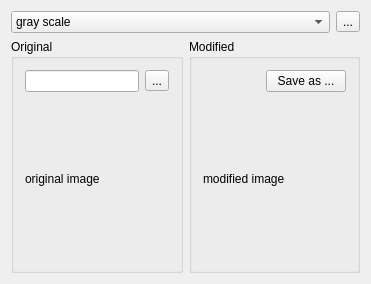
<?xml version="1.0" encoding="UTF-8"?>
<ui version="4.0">
 <class>MainWindow</class>
 <widget class="QMainWindow" name="MainWindow">
  <property name="geometry">
   <rect>
    <x>0</x>
    <y>0</y>
    <width>371</width>
    <height>284</height>
   </rect>
  </property>
  <property name="windowTitle">
   <string>MainWindow</string>
  </property>
  <widget class="QWidget" name="centralWidget">
   <layout class="QVBoxLayout" name="verticalLayout_3" stretch="0,1">
    <item>
     <layout class="QHBoxLayout" name="horizontalLayoutTransformType" stretch="1,0">
      <item>
       <widget class="QComboBox" name="comboBoxTransformType">
        <item>
         <property name="text">
          <string>gray scale</string>
         </property>
        </item>
        <item>
         <property name="text">
          <string>high pass</string>
         </property>
        </item>
        <item>
         <property name="text">
          <string>low pass</string>
         </property>
        </item>
        <item>
         <property name="text">
          <string>paletted</string>
         </property>
        </item>
       </widget>
      </item>
      <item>
       <widget class="QToolButton" name="toolButton">
        <property name="text">
         <string>...</string>
        </property>
       </widget>
      </item>
     </layout>
    </item>
    <item>
     <layout class="QHBoxLayout" name="horizontalLayout_3">
      <item>
       <widget class="QGroupBox" name="groupBox">
        <property name="title">
         <string>Original</string>
        </property>
        <layout class="QVBoxLayout" name="verticalLayout_2" stretch="0,1">
         <item>
          <layout class="QHBoxLayout" name="horizontalLayout_2">
           <item>
            <widget class="QLineEdit" name="lineEditPath"/>
           </item>
           <item>
            <widget class="QToolButton" name="toolButtonOpenImage">
             <property name="text">
              <string>...</string>
             </property>
            </widget>
           </item>
          </layout>
         </item>
         <item>
          <widget class="QLabel" name="labelOriginal">
           <property name="text">
            <string>original image</string>
           </property>
          </widget>
         </item>
        </layout>
       </widget>
      </item>
      <item>
       <widget class="QGroupBox" name="groupBox_2">
        <property name="title">
         <string>Modified</string>
        </property>
        <layout class="QVBoxLayout" name="verticalLayout" stretch="0,1">
         <item>
          <layout class="QHBoxLayout" name="horizontalLayout">
           <item>
            <spacer name="horizontalSpacer">
             <property name="orientation">
              <enum>Qt::Horizontal</enum>
             </property>
             <property name="sizeHint" stdset="0">
              <size>
               <width>40</width>
               <height>20</height>
              </size>
             </property>
            </spacer>
           </item>
           <item>
            <widget class="QPushButton" name="pushButtonSaveAs">
             <property name="text">
              <string>Save as ...</string>
             </property>
            </widget>
           </item>
          </layout>
         </item>
         <item>
          <widget class="QLabel" name="labelModified">
           <property name="text">
            <string>modified image</string>
           </property>
          </widget>
         </item>
        </layout>
       </widget>
      </item>
     </layout>
    </item>
   </layout>
  </widget>
 </widget>
 <layoutdefault spacing="6" margin="11"/>
 <resources/>
 <connections/>
</ui>
